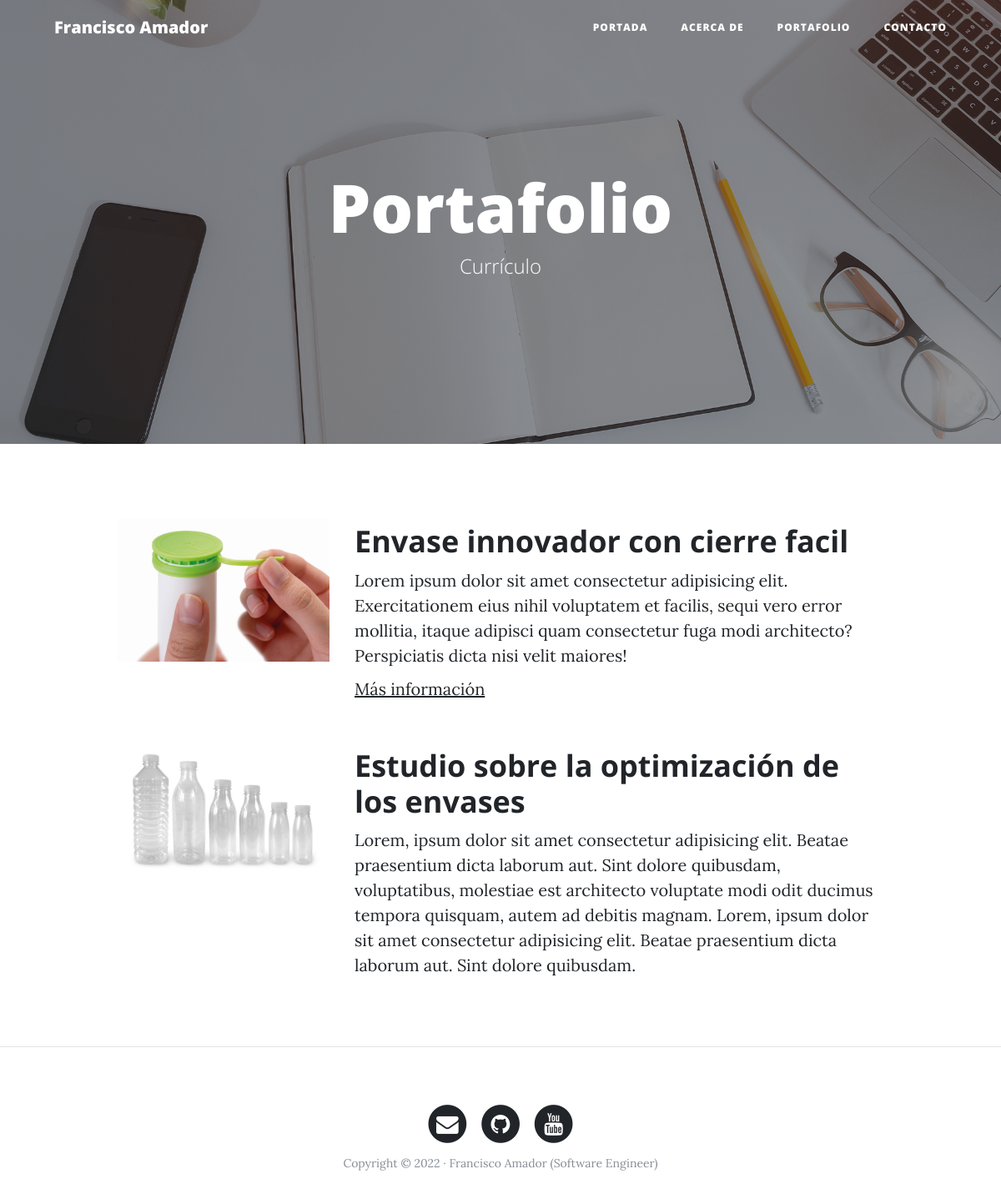
The page /portfolio/ on the database its author committed.
### portfolio/models.py (models this page shows, shortened)
class Project(models.Model):
    title = models.CharField(max_length=160, verbose_name='Titulo')
    description = models.TextField(verbose_name='Descripcion')
    image = models.ImageField(verbose_name='Imagen', upload_to='projects')
    url = models.URLField(blank=True, null=True)
    created = models.DateTimeField(auto_now_add=True, verbose_name='Fecha de creacion')
    updated = models.DateTimeField(auto_now=True, verbose_name='Fecha de Edicion')
    class Meta:
        verbose_name = 'Proyecto'
        verbose_name_plural = 'Proyectos'
        ordering = ['-created']

### portfolio/views.py (the view)
# urls.py: path('portfolio/', portfolio_views.portfolio, name='portfolio'),
def portfolio(request):
    projects = Project.objects.all()
    return render(request, 'portfolio/portfolio.html', {'projects': projects})

### portfolio/templates/portfolio/portfolio.html (shortened to what this page needs)
{% extends 'core/base.html' %}
{% load static %}
{% block background %} {% static 'core/img/portfolio-bg.jpg' %} {% endblock background %}
{% block headers %}
    <h1>Portafolio</h1>
    <span class="subheading">Currículo</span>
{% endblock headers %}
{% block content %}
    {% for project in projects %}
        <div class="row project">
            <div class="col-lg-3 col-md-4 offset-lg-1">
                <img class="img-fluid" src= {{project.image.url}} alt="">
            </div>
            <div class="col-lg-7 col-md-8">
                <h2 class="section-heading title">{{project.title}}</h2>
                <p>{{project.description}}</p>
                {% if project.url %}
                    <p><a href={{project.url}}>Más información</a></p>
                {% endif %}
            </div>
        </div>
    {% endfor %}
{% endblock content %}

### core/templates/core/base.html (shortened to what this page needs)
<!DOCTYPE html>
<html lang="es">
    <head>
        {% load static %}
        <link href="{% static 'core/vendor/bootstrap/css/bootstrap.min.css' %}" rel="stylesheet">
        <link href="{% static 'core/vendor/font-awesome/css/font-awesome.min.css' %}" rel="stylesheet" type="text/css">
        <link href="{% static 'core/css/clean-blog.min.css' %}" rel="stylesheet">
    </head>
    <body>
        <nav class="navbar navbar-expand-lg navbar-light fixed-top" id="mainNav">
        <div class="container">
            <a class="navbar-brand" href="{% url 'home' %}">Francisco Amador</a>
            <div class="collapse navbar-collapse" id="navbarResponsive">
            <ul class="navbar-nav ml-auto">
                <li class="nav-item">
                <a class="nav-link" href="{% url 'home' %}">Portada</a>
                </li>
                <li class="nav-item">
                <a class="nav-link" href="{% url 'about' %}">Acerca de</a>
                </li>
                <li class="nav-item">
                <a class="nav-link" href="{% url 'portfolio' %}">Portafolio</a>
                </li>
                <li class="nav-item">
                <a class="nav-link" href="{% url 'contact' %}">Contacto</a>
                </li>
            </ul>
            </div>
        </div>
        </nav>
        <header class="masthead" style="background-image: url('{% block background %}{% endblock %}')">
        <div class="overlay"></div>
        <div class="container">
            <div class="row">
            <div class="col-lg-8 col-md-10 mx-auto">
                <div class="site-heading">
                {% block headers %}{% endblock %}
                </div>
            </div>
            </div>
        </div>
        </header>
        <div class="container">
            {% block content %}{% endblock %}
        </div>
        {% if request.path != "/" %}<hr>{% endif %}
        <footer>
        <div class="container">
            <div class="row">
            <div class="col-lg-8 col-md-10 mx-auto">
                <ul class="list-inline text-center">
                <li class="list-inline-item">
                    <a href="#">
                    <span class="fa-stack fa-lg">
                        <i class="fa fa-circle fa-stack-2x"></i>
                        <i class="fa fa-envelope fa-stack-1x fa-inverse"></i>
                    </span>
                    </a>
                </li>
                <li class="list-inline-item">
                    <a href="#">
                    <span class="fa-stack fa-lg">
                        <i class="fa fa-circle fa-stack-2x"></i>
                        <i class="fa fa-github fa-stack-1x fa-inverse"></i>
                    </span>
                    </a>
                </li>
                <li class="list-inline-item">
                    <a href="#">
                    <span class="fa-stack fa-lg">
                        <i class="fa fa-circle fa-stack-2x"></i>
                        <i class="fa fa-youtube fa-stack-1x fa-inverse"></i>
                    </span>
                    </a>
                </li>
                </ul>
                <p class="copyright text-muted">Copyright &copy; 2022 · Francisco Amador (Software Engineer) </p>
            </div>
            </div>
        </div>
        </footer>
    </body>
</html>

### rows shown on the page
Project: image (picture), title "Envase innovador con cierre facil", description "Lorem ipsum dolor sit amet consectetur adipisicing elit. Exercitationem eius nihil voluptatem et facilis, sequi vero error mollitia, itaque adipisci quam consectetur fuga modi architecto? Perspiciatis dicta nisi velit maiores!"
Project: image (picture), title "Estudio sobre la optimización de los envases", description "Lorem, ipsum dolor sit amet consectetur adipisicing elit. Beatae praesentium dicta laborum aut. Sint dolore quibusdam, voluptatibus, molestiae est architecto voluptate modi odit ducimus tempora quisquam, autem ad debitis magnam. Lorem, ipsum dolor sit amet consectetur adipisicing elit. Beatae praesentium dicta laborum aut. Sint dolore quibusdam."
